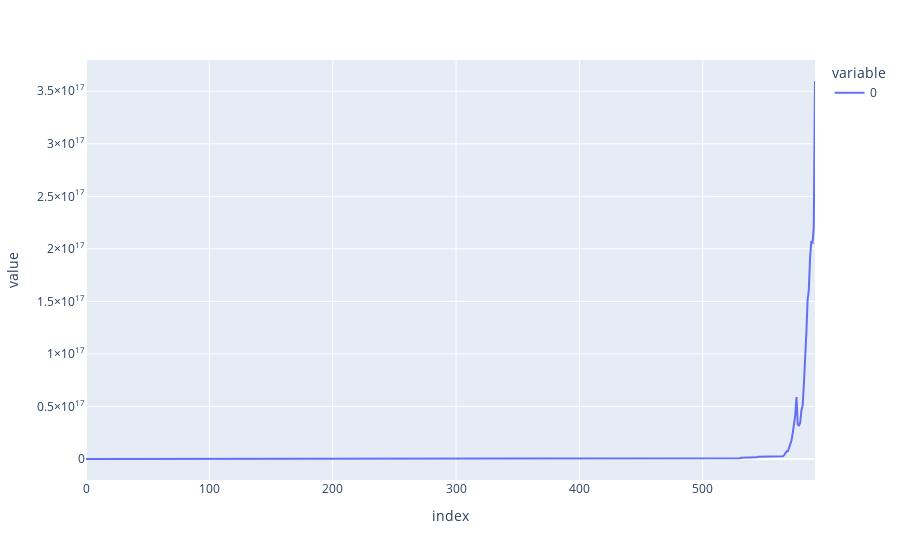

Here is the notebook cell this chart was saved with:
### Code cell
px.line(np.array(gb_portfolio))

### Figure 1 — Plotly figure (JSON) as saved in the notebook; plotly's stock layout.template omitted (floating-point values rounded to 4 significant figures; data arrays with more than 128 entries replaced by an {"elided": "..."} marker saying what was removed)
{"data": [{"hovertemplate": "variable=0<br>index=%{x}<br>value=%{y}<extra></extra>", "legendgroup": "0", "line": {"color": "#636efa", "dash": "solid"}, "marker": {"symbol": "circle"}, "mode": "lines", "name": "0", "orientation": "v", "showlegend": true, "type": "scatter", "x": {"elided": "592 int values"}, "xaxis": "x", "y": {"elided": "592 float values"}, "yaxis": "y"}], "layout": {"legend": {"title": {"text": "variable"}, "tracegroupgap": 0}, "margin": {"t": 60}, "xaxis": {"anchor": "y", "domain": [0, 1], "title": {"text": "index"}}, "yaxis": {"anchor": "x", "domain": [0, 1], "title": {"text": "value"}}}}
